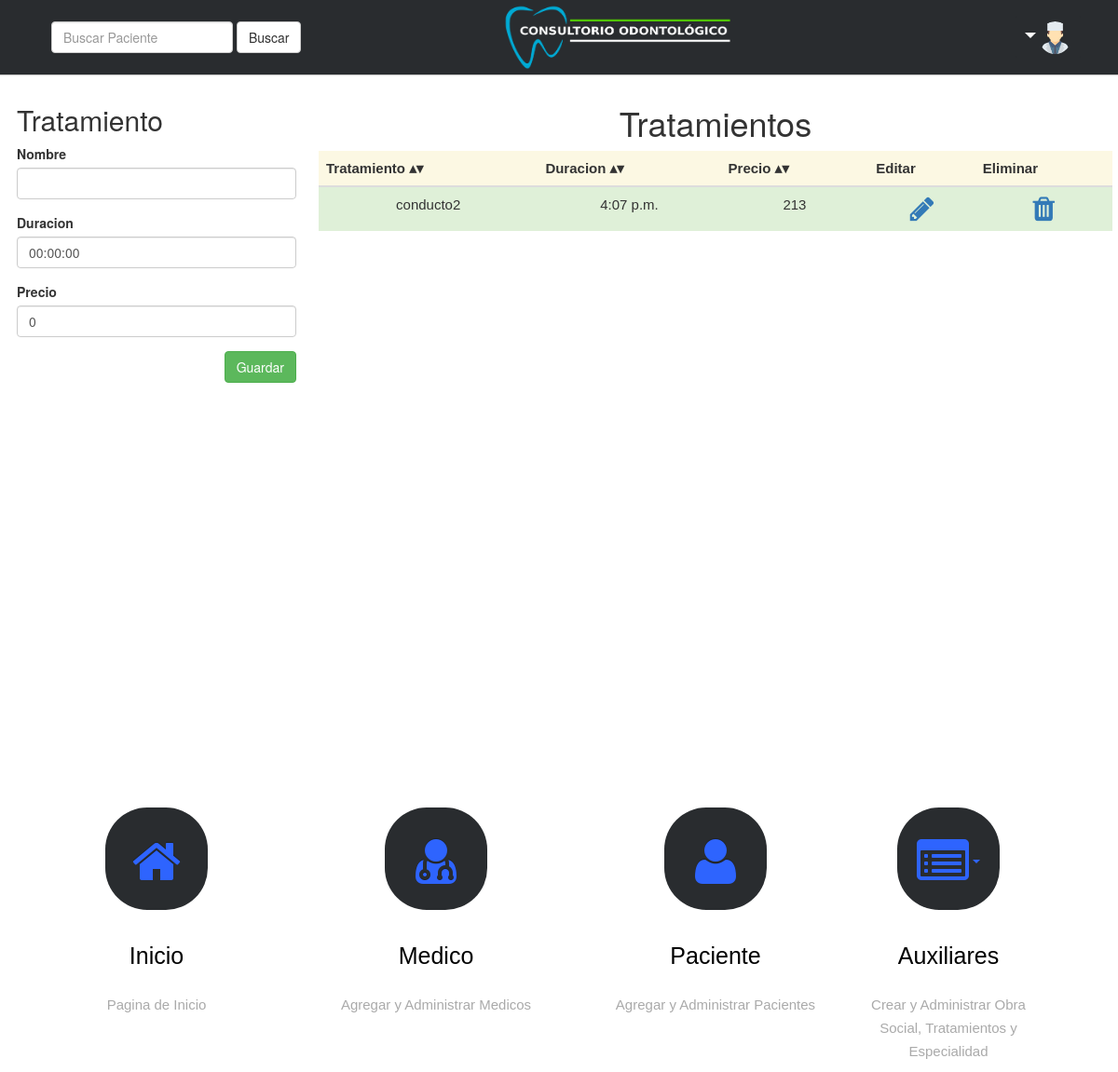
/nuevoTratamiento (signed in), run on the app's committed database.
### aplicacionTurnos/models.py (models this page shows)
class Tratamiento(models.Model):
    created = models.DateTimeField(auto_now_add=True)
    updated = models.DateTimeField(auto_now=True)
    def default_start_time():
        now = datetime.datetime.now()
        start = now.replace(hour=0, minute=0, second=0, microsecond=0)
        return start
    nombre = models.CharField(max_length=100,blank=False)
    duracion = models.TimeField(default=default_start_time())
    precio = models.IntegerField(blank=True, default=0)
    def __str__(self):
        return self.nombre+' | '+str(self.duracion)

### aplicacionTurnos/views.py (the view)
# urls.py: url(r'^nuevoTratamiento$', views.nuevoTratamiento),
@login_required
def nuevoTratamiento(request):
    tratamientos = Tratamiento.objects.all().order_by('nombre')
    if request.method == 'POST':
        form = tratamientoForm(request.POST)
        if form.is_valid():
            form.save(commit=True)
            return redirect('/nuevoTratamiento')
    else:
        form = tratamientoForm()
    return render(request, 'aplicacionTurnos/nuevoTratamiento.html',{'form':form, 'tratamientos':tratamientos})

### aplicacionTurnos/forms.py
class tratamientoForm(forms.ModelForm):
    class Meta:
        model = Tratamiento
        fields = '__all__'

### aplicacionTurnos/templatetags/bootstrap.py (called while the page is built)
@register.inclusion_tag('../templates/aplicacionTurnos/form_input.html')
def form_input(elem, attrs=''):
    return {'elem':elem, 'attrs':attrs}

### aplicacionTurnos/templates/aplicacionTurnos/nuevoTratamiento.html (shortened to what this page needs)
{% extends 'aplicacionTurnos/baseABM.html' %}
{% load widget_tweaks %}
{% load bootstrap %}
        {% block ABM %}
            <h2>Tratamiento</h2>
            <form method="POST">
              {% form_input form.nombre %}
              {% form_input form.duracion %}
              {% form_input form.precio %}
              <div class="pull-right">
                <input type="submit" class="btn btn-success" value="Guardar"/>
              </div>
            </form>
            {% endblock%}
    {% block tablas %}
        <table class="table table-hover sortable">
          <font size=5><h1 align=center>Tratamientos</h1></font>
            <tr>
                <th class="warning">Tratamiento</th>
                <th class="warning">Duracion</th>
                <th class="warning">Precio</th>
                <th class="warning sorttable_nosort">Editar</th>
                <th class="warning sorttable_nosort">Eliminar</th>
            </tr>
            {% for tratamiento in tratamientos %}
                    <td class="success">{{tratamiento.nombre}}</td>
                    <td class="success">{{tratamiento.duracion}}</td>
                    <td class="success">{{tratamiento.precio}}</td>
                    <td class="success"><a href="{% url 'aplicacionTurnos.views.editarTratamiento' pk=tratamiento.pk %}"><i class="fa fa-pencil fa-2x" aria-hidden="true"></i></a></td>
                    <td class="success"><a href="javascript:borrarConfirmacion({{tratamiento.pk}},'{{tratamiento}}')"><i class="fa fa-trash fa-2x" aria-hidden="true"></i></a></td>
            {% endfor %}
          </table>
    {% endblock %}

### aplicacionTurnos/static/css/style.css (style rules this page uses)
h2 { font: normal 20px Cookie, Arial, Helvetica, sans-serif; }
body { background-color: #e6e6e6; }
table { font: normal 15px Montserrat, Arial, Helvetica, sans-serif; }
td { text-align: center; border-spacing: 0px; }
tr { border-spacing: 0 }
table.sortable th:not(.sorttable_sorted):not(.sorttable_sorted_reverse):not(.sorttable_nosort):after { content: " \25B4\25BE" }

### aplicacionTurnos/static/css/fullcalendar.print.css (style rules this page uses)
th, td, hr, thead, tbody, .fc-row { border-color: #ccc !important; background: #fff !important; }

### data on the page
Tratamiento: nombre "conducto2", duracion "4:07 p.m.", precio "213"

### other printed values
{{ elem.label }} "Nombre Duracion Precio"
